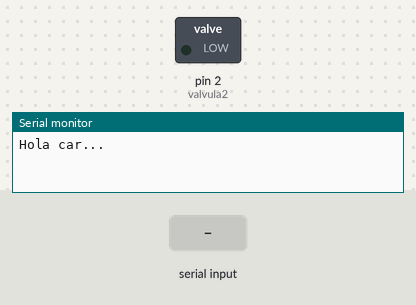
Bench run of a sketch on a simulated Arduino Uno, built with avr-gcc and run on an emulated ATmega328P. Parts: switched loads named in the sketch (green lamp = pin HIGH), the last lines printed to the serial monitor. Inputs (shaded band) come from the test bench.

Above: at 1.2 s.
1.3 s: "2" received over Serial
At 2.9 s:
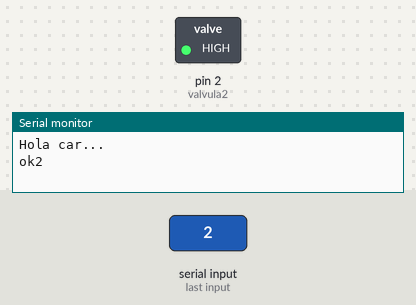
Timing chart, 0 to 4.4 s (numbered marks = the images above; inputs shaded):
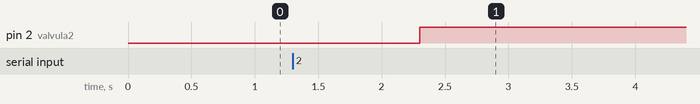

Measured:
- after the input at 1.3 s, pin 2 (valvula2): LOW → HIGH after 1.0 s

The sketch:

mini-smart-car.ino
```cpp
int option=0;
int valvula1=1;
int valvula2=2;


void setup() {
  //Serial.begin(115200);
  Serial.begin(9600);
   Serial.println("Hola car...");
  pinMode(valvula1,OUTPUT);
  pinMode(valvula2,OUTPUT);


}


void loop()
{

  if (Serial.available()>0)
  {
    //leemos la opcion enviada
    option=Serial.read();
    if(option=='1')
    {
      digitalWrite(valvula1, LOW);
      delay(1000);
      digitalWrite(valvula1, HIGH);
      delay(500);
      Serial.println("ok1");
      option=0;
    }
    if(option=='2')
    {
      digitalWrite(valvula2, LOW);
      Serial.println("ok2");

      delay(1000);
      digitalWrite(valvula2, HIGH);
      delay(500);
      option=0;
    }
  }

}
```
